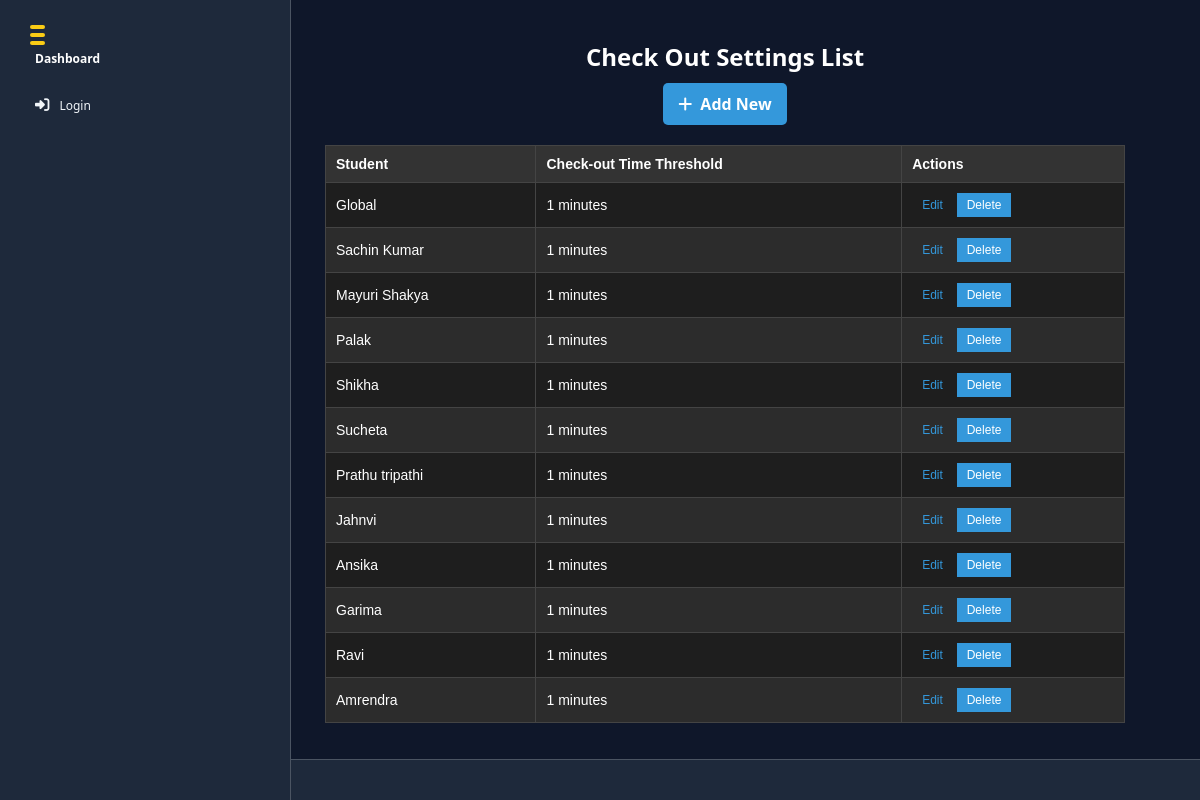
/settings-list/, run on the app's committed database.
### app1/models.py (models this page shows, shortened)
class Settings(models.Model):
    student = models.OneToOneField('Student', on_delete=models.CASCADE, related_name='settings', null=True, blank=True)  # Link to student
    check_out_time_threshold = models.IntegerField(default=60)  # Default 8 hours in seconds

class Student(models.Model):
    name = models.CharField(max_length=255)
    email = models.EmailField(max_length=255)
    phone_number = models.CharField(max_length=15)
    face_embedding = models.JSONField(blank=True, null=True)
    authorized = models.BooleanField(default=False)
    roll_no = models.CharField(max_length=20,unique=True)
    address = models.TextField()
    date_of_birth = models.DateField()
    joining_date = models.DateField()
    mother_name = models.CharField(max_length=255)
    father_name = models.CharField(max_length=255)
    department = models.ManyToManyField(Department, related_name="students")

### app1/views.py (the view)
# urls.py: path('settings-list/', views.settings_list, name='settings_list'),
def settings_list(request):
    settings = Settings.objects.all()
    for setting in settings:
        time_in_seconds = setting.check_out_time_threshold
        if time_in_seconds < 60:
            setting.formatted_time = f"{time_in_seconds} seconds"
        elif time_in_seconds < 3600:
            minutes = time_in_seconds // 60
            setting.formatted_time = f"{minutes} minutes"
        else:
            hours = time_in_seconds // 3600
            setting.formatted_time = f"{hours} hours"
    return render(request, 'settings_list.html', {'settings': settings})

### templates/settings_list.html (shortened to what this page needs)
{% extends 'base.html' %}
{% block content %}
    <div class="header-container">
        <h2>Check Out Settings List</h2>
        <a href="{% url 'create_settings' %}" class="add-new-settings-btn">
            <i class="fas fa-plus"></i> Add New
        </a>
    </div>
    <table>
        <thead>
            <tr>
                <th>Student</th>
                <th>Check-out Time Threshold</th>
                <th>Actions</th>
            </tr>
        </thead>
        <tbody>
            {% for setting in settings %}
                <tr>
                    <td>
                        {% if setting.student %}
                            {{ setting.student.name }}
                        {% else %}
                            Global
                        {% endif %}
                    </td>
                    <td>
                        {{ setting.formatted_time }}
                    </td>
                    <td>
                        <a href="{% url 'update_settings' setting.id %}">Edit</a>
                        <form method="post" action="{% url 'delete_settings' setting.id %}" style="display:inline;">
                            <button type="submit">Delete</button>
                        </form>
                    </td>
                </tr>
            {% endfor %}
        </tbody>
    </table>
{% endblock %}

### templates/base.html (shortened to what this page needs)
<!DOCTYPE html>
{% load static %}
<html lang="en">
<head>
    <link rel="stylesheet" href="https://cdnjs.cloudflare.com/ajax/libs/font-awesome/6.5.0/css/all.min.css">
    <link rel="stylesheet" href="{% static 'css/home.css' %}">
</head>
<body>
    <div class="sidebar" id="sidebar">
        <h2><a href="/" style="color: inherit; text-decoration: none;">Dashboard</a></h2>
        {% if user.is_authenticated %}
            <a href="{% url 'register_student' %}"><i class="fas fa-user-plus"></i> Register Student</a>
            <a href="{% url 'student-list' %}"><i class="fas fa-users"></i> Manage Students</a>
            <a href="{% url 'department_list' %}"><i class="fas fa-building"></i> Manage Department</a>
            <a href="{% url 'camera_config_list' %}"><i class="fas fa-camera"></i> Manage Camera</a>
            <a href="{% url 'capture_and_recognize_with_cam' %}"><i class="fas fa-video"></i>Mark Attendance</a>
            <a href="{% url 'student_attendance_list' %}"><i class="fas fa-calendar-check"></i> Attendance Details</a>
            <a href="{% url 'late_checkin_policy_list' %}"><i class="fas fa-clock"></i> Late Check-In Policy</a>
            <a href="{% url 'cutoff_policy_list' %}"><i class="fas fa-clock"></i> Cutoff Policy</a>
            <a href="{% url 'settings_list' %}"><i class="fas fa-clock"></i> Check-Out Policy</a>
            <a href="{% url 'send_attendance_notifications' %}"><i class="fas fa-bell"></i> Sent Notifications</a>
            <a href="{% url 'view_email_configs' %}"><i class="fas fa-cogs"></i> Email Settings</a>
            <a href="{% url 'logout' %}"><i class="fas fa-sign-out-alt"></i> Logout</a>
        {% else %}
            <a href="{% url 'login' %}"><i class="fas fa-sign-in-alt"></i> Login</a>
        {% endif %}
    </div>
    <button class="toggle-btn" id="toggle-btn">
        <span></span>
        <span></span>
        <span></span>
    </button>
    <div class="main-content" id="main-content">
        {% block content %}{% endblock %}
    </div>
    <footer>
    </footer>
</body>
</html>

### static/css/home.css (style rules this page uses)
:root { --primary-bg: #0f172a; --sidebar-bg: #1e293b; --accent-gold: #facc15; --text-light: #f1f5f9; --text-muted: #cbd5e1; --hover-bg: rgba(250, 204, 21, 0.1); --glass-bg: rgba(255, 255, 255, 0.05); --border-color: rgba(255, 255, 255, 0.2); }
body, html { margin: 0; padding: 0; font-family: 'Segoe UI', sans-serif; background-color: var(--primary-bg); color: var(--text-light); display: flex; flex-direction: column; min-height: 100vh; }
.sidebar { width: 250px; background-color: var(--sidebar-bg); padding: 20px; height: 100vh; position: fixed; overflow-y: auto; border-right: 1px solid var(--border-color); transition: transform 0.3s ease, width 0.3s ease; z-index: 1000; }
.sidebar a { display: flex; align-items: center; color: var(--text-light); text-decoration: none; padding: 10px 15px; margin: 5px 0; border-radius: 8px; transition: background-color 0.3s, transform 0.2s; }
.sidebar a i { margin-right: 10px; font-size: 1.2em; }
.toggle-btn { position: fixed; top: 20px; left: 20px; display: flex; flex-direction: column; justify-content: space-between; width: 35px; height: 30px; cursor: pointer; background: none; border: none; z-index: 1100; }
.toggle-btn span { width: 100%; height: 4px; background-color: var(--accent-gold); border-radius: 4px; transition: transform 0.3s ease, opacity 0.3s ease; }
.main-content { margin-left: 250px; padding: 20px; flex-grow: 1; transition: margin-left 0.3s ease; }
footer { background-color: var(--sidebar-bg); text-align: center; padding: 20px; font-size: 0.9em; border-top: 1px solid var(--border-color); margin-top: auto; }

### templates/settings_list.html (style rules this page uses)
table { width: 100%; max-width: 800px; border-collapse: collapse; margin-top: 20px; font-family: Arial, sans-serif; background-color: #222; color: #fff; margin: 0 auto; }
th, td { padding: 10px; border: 1px solid #444; text-align: left; font-size: 14px; }
th { background-color: #333; color: #fff; font-weight: bold; }
tbody tr:nth-child(even) { background-color: #2c2c2c; }
tbody tr:nth-child(odd) { background-color: #1e1e1e; }
button { padding: 5px 10px; background-color: #3498db; color: white; border: none; cursor: pointer; font-size: 12px; }
a { padding: 5px 10px; color: #3498db; text-decoration: none; font-size: 12px; }
.header-container { text-align: center; margin-bottom: 20px; }
h2 { font-size: 24px; color: #fff; font-weight: bold; margin-bottom: 10px; }
.add-new-settings-btn { font-weight: bold; font-size: 16px; padding: 10px 15px; background-color: #3498db; color: #fff; border: none; text-decoration: none; border-radius: 5px; cursor: pointer; display: inline-flex; align-items: center; justify-content: center; }
.add-new-settings-btn i { margin-right: 8px; }

### data on the page
Settings: shows "Global", formatted_time "1 minutes"
Settings: student.name "Sachin Kumar", formatted_time "1 minutes"
Settings: student.name "Mayuri Shakya", formatted_time "1 minutes"
Settings: student.name "Palak", formatted_time "1 minutes"
Settings: student.name "Shikha", formatted_time "1 minutes"
Settings: student.name "Sucheta", formatted_time "1 minutes"
Settings: student.name "Prathu tripathi", formatted_time "1 minutes"
Settings: student.name "Jahnvi", formatted_time "1 minutes"
Settings: student.name "Ansika", formatted_time "1 minutes"
Settings: student.name "Garima", formatted_time "1 minutes"
Settings: student.name "Ravi", formatted_time "1 minutes"
Settings: student.name "Amrendra", formatted_time "1 minutes"
